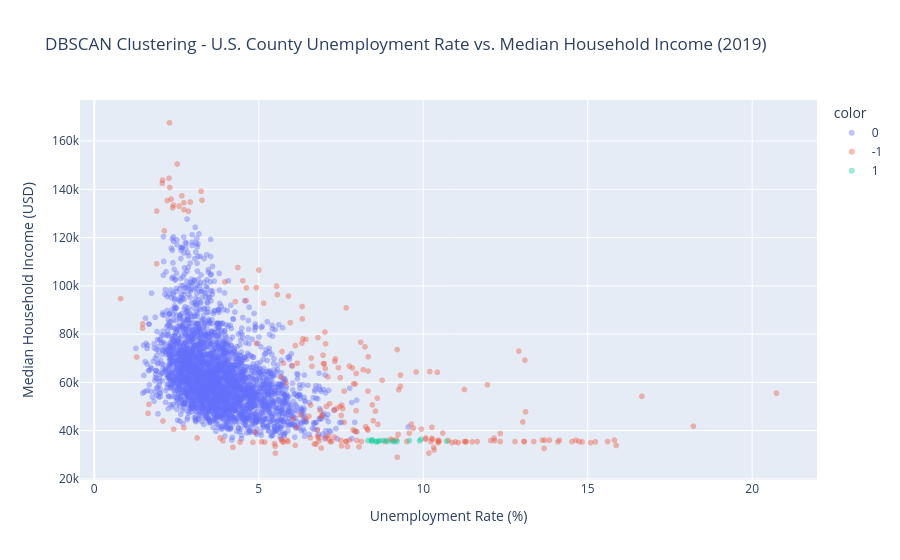

The cell this chart's notebook holds for it:
### Code cell
fig = px.scatter(x=unemployment_rate, y=median_household_income, color=county_2018['cluster'].astype(str), opacity=0.4,
                 title="DBSCAN Clustering - U.S. County Unemployment Rate vs. Median Household Income (2019)",
                 labels= {'x': 'Unemployment Rate (%)', 'y': 'Median Household Income (USD)'})
# fig.update_traces(marker=dict(size=3))
fig.show()

### Figure 1 — Plotly figure (JSON) as saved in the notebook; plotly's stock layout.template omitted (floating-point values rounded to 4 significant figures; data arrays with more than 128 entries replaced by an {"elided": "..."} marker saying what was removed)
{"data": [{"hovertemplate": "color=0<br>Unemployment Rate (%)=%{x}<br>Median Household Income (USD)=%{y}<extra></extra>", "legendgroup": "0", "marker": {"color": "#636efa", "opacity": 0.4, "symbol": "circle"}, "mode": "markers", "name": "0", "showlegend": true, "type": "scattergl", "x": {"elided": "2972 float values"}, "xaxis": "x", "y": {"elided": "2972 float values"}, "yaxis": "y"}, {"hovertemplate": "color=-1<br>Unemployment Rate (%)=%{x}<br>Median Household Income (USD)=%{y}<extra></extra>", "legendgroup": "-1", "marker": {"color": "#EF553B", "opacity": 0.4, "symbol": "circle"}, "mode": "markers", "name": "-1", "showlegend": true, "type": "scattergl", "x": {"elided": "229 float values"}, "xaxis": "x", "y": {"elided": "229 float values"}, "yaxis": "y"}, {"hovertemplate": "color=1<br>Unemployment Rate (%)=%{x}<br>Median Household Income (USD)=%{y}<extra></extra>", "legendgroup": "1", "marker": {"color": "#00cc96", "opacity": 0.4, "symbol": "circle"}, "mode": "markers", "name": "1", "showlegend": true, "type": "scattergl", "x": [10.71, 9.891, 8.456, 9.205, 8.419, 8.641, 8.672, 8.55, 8.92, 9.136, 8.583, 9.929, 8.321, 8.873, 9.07, 8.432, 8.771, 9.579], "xaxis": "x", "y": [35590.0, 35760.0, 36240.0, 35500.0, 36040.0, 35500.0, 35880.0, 35490.0, 35500.0, 35500.0, 35490.0, 36440.0, 35890.0, 35930.0, 35500.0, 35500.0, 35890.0, 35890.0], "yaxis": "y"}], "layout": {"legend": {"title": {"text": "color"}, "tracegroupgap": 0}, "title": {"text": "DBSCAN Clustering - U.S. County Unemployment Rate vs. Median Household Income (2019)"}, "xaxis": {"anchor": "y", "domain": [0, 1], "title": {"text": "Unemployment Rate (%)"}}, "yaxis": {"anchor": "x", "domain": [0, 1], "title": {"text": "Median Household Income (USD)"}}}}
